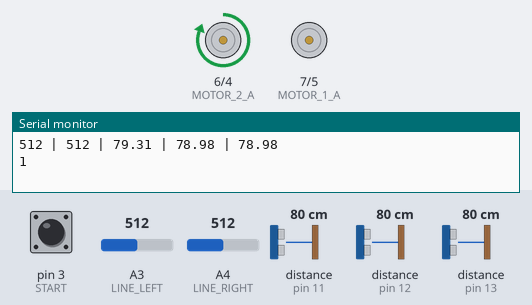
This program was run on a simulated Arduino Uno, built with avr-gcc and run on an emulated ATmega328P. On the bench: motor-driver pin pairs drawn as motors (green arrow = first pin HIGH = forward, orange = second pin HIGH = backward, longer = more drive), the last lines printed to the serial monitor. Wiring (inferred from the names in the program): 3 × ultrasonic range finder: trigger pin 8, echo pin 11 / trigger pin 9, echo pin 12 / trigger pin 10, echo pin 13. The test bench sets the inputs (shaded band); at power-on: distance to the obstacle (sensors on pin 12, pin 13, pin 11) 80 cm, pin 3 (START) HIGH, A3 (LINE_LEFT) = 512, A4 (LINE_RIGHT) = 512. The echo pulse lasts 58.3 µs per cm.

Above: at 4.2 s.
4.3 s: distance to the obstacle (sensor on pin 12) set to 23 cm
At 4.9 s:
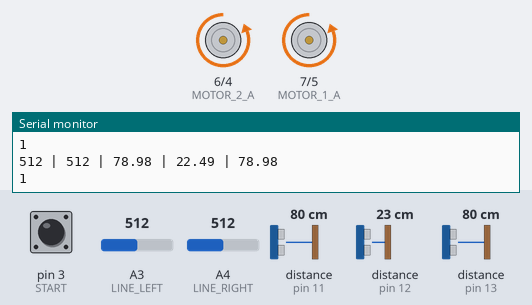
9.4 s: distance to the obstacle (sensor on pin 12) set to 18 cm
At 12.0 s:
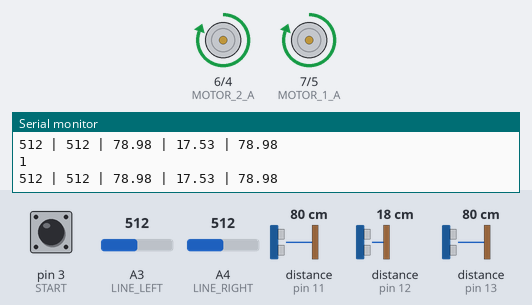
14.5 s: distance to the obstacle (sensor on pin 13) set to 22 cm
19.6 s: distance to the obstacle (sensor on pin 13) set to 19 cm
At 20.2 s:
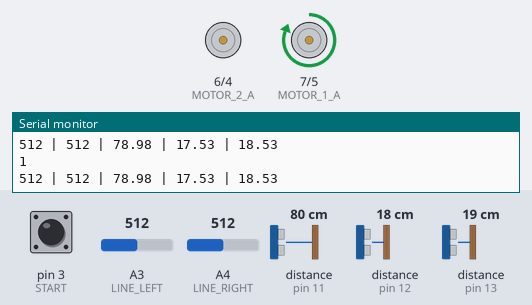
21.1 s: distance to the obstacle (sensor on pin 11) set to 23 cm
22.6 s: distance to the obstacle (sensor on pin 11) set to 18 cm
At 24.0 s:
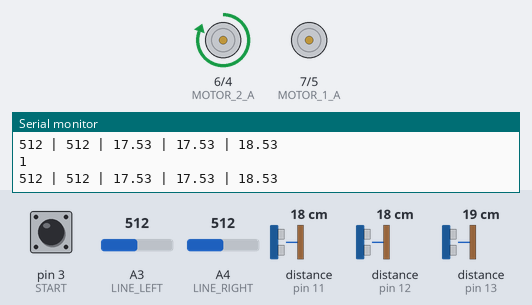
Timing chart, 0 to 25.1 s (numbered marks = the images above; inputs shaded):
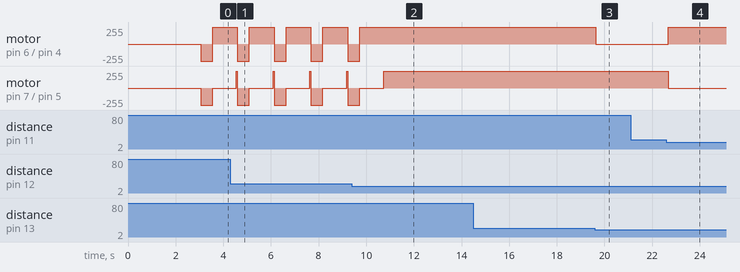

The program:

main.cpp
```cpp
#include <Arduino.h>
#include <math.h>
#include <limits.h>

int SPEED = 255;


const int TURNSPEED = 3;
const int BREADTH = 3;

#define MOTOR_1_B 5
#define MOTOR_2_B 4
#define MOTOR_2_A 6
#define MOTOR_1_A 7

bool start = false;

#define LINE_LEFT A3
#define LINE_RIGHT A4

#define DIST_LEFT_T 8
#define DIST_MID_T 9
#define DIST_RIGHT_T 10
#define DIST_LEFT_E 11
#define DIST_MID_E 12
#define DIST_RIGHT_E 13

#define START 3

const int uthresh = 20;

float readSensor(int trigPin, int echoPin) {
  long duration;
  float distance;
  digitalWrite(trigPin, LOW);
  delayMicroseconds(2);
  digitalWrite(trigPin, HIGH);
  delayMicroseconds(10);
  digitalWrite(trigPin, LOW);
  duration = pulseIn(echoPin, HIGH, 30000);
  //Serial.println(duration);
  if (duration == 0) {
    return INT_MAX;
  }
  distance = duration * 0.034 / 2.0;
  return distance;
}

void setup() {
  Serial.begin(9600);
  pinMode(MOTOR_1_A, OUTPUT);
  pinMode(MOTOR_1_B, OUTPUT);
  pinMode(MOTOR_2_A, OUTPUT);
  pinMode(MOTOR_2_B, OUTPUT);
  pinMode(LINE_LEFT, INPUT);
  pinMode(LINE_RIGHT, INPUT);
  pinMode(DIST_LEFT_T, OUTPUT);
  pinMode(DIST_MID_T, OUTPUT);
  pinMode(DIST_RIGHT_T, OUTPUT);
  pinMode(DIST_LEFT_E, INPUT);
  pinMode(DIST_MID_E, INPUT);
  pinMode(DIST_RIGHT_E, INPUT);
  pinMode(START, INPUT_PULLUP);
  //digitalWrite(POWER_1, HIGH);

  delay(3000);
  start = true;
}
void stop() {
  digitalWrite(MOTOR_2_A, LOW);  // Left motor forward (inverted)
  digitalWrite(MOTOR_2_B, LOW);

  digitalWrite(MOTOR_1_A, LOW);  // Right motor forward
  digitalWrite(MOTOR_1_B, LOW);
}

void forward() {
  digitalWrite(MOTOR_2_A, HIGH);  // Right motor forward (inverted)
  digitalWrite(MOTOR_2_B, LOW);

  digitalWrite(MOTOR_1_A, HIGH);  // Left motor forward
  digitalWrite(MOTOR_1_B, LOW);
}

void back() {
  digitalWrite(MOTOR_2_A, LOW);  // Left motor forward (inverted)
  digitalWrite(MOTOR_2_B, HIGH);

  digitalWrite(MOTOR_1_A, LOW);  // Right motor forward
  digitalWrite(MOTOR_1_B, HIGH);
}

void left() {
  digitalWrite(MOTOR_2_A, HIGH);  // Left motor forward (inverted)
  digitalWrite(MOTOR_2_B, LOW);

  digitalWrite(MOTOR_1_A, LOW);  // Right motor stop
  digitalWrite(MOTOR_1_B, LOW);
}

void right() {
  digitalWrite(MOTOR_2_A, LOW);  // Left motor stop
  digitalWrite(MOTOR_2_B, LOW);

  digitalWrite(MOTOR_1_A, HIGH);  // Right motor forward
  digitalWrite(MOTOR_1_B, LOW);
}


void loop() {
  //Serial.println(analogRead(LINE_LEFT));

  float dleft = readSensor(DIST_LEFT_T, DIST_LEFT_E);
  delay(10);
  float dmid = readSensor(DIST_MID_T, DIST_MID_E);
  delay(10);
  float dright = readSensor(DIST_RIGHT_T, DIST_RIGHT_E);
  delay(10);

  int lineLeft = analogRead(LINE_LEFT);
  int lineRight = analogRead(LINE_RIGHT);
  Serial.print(lineLeft);
  Serial.print(" | ");
  Serial.print(lineRight);
  Serial.print(" | ");
  Serial.print(dleft);
  Serial.print(" | ");
  Serial.print(dmid);
  Serial.print(" | ");
  Serial.println(dright);
  Serial.println(digitalRead(START));
  if (digitalRead(START) == HIGH) {


    // 1. Edge detection override
    // if (lineLeft < 550 || lineRight < 550) {
    //   stop();
    //   delay(5000);
    //   back();
    //   delay(500);
    //   return;
    // }

    // float dleft  = readSensor(DIST_LEFT_T, DIST_LEFT_E);
    // delay(50);
    // float dmid   = readSensor(DIST_MID_T, DIST_MID_E);
    // delay(50);
    // float dright = readSensor(DIST_RIGHT_T, DIST_RIGHT_E);

    // 2. RAM when very close
    // if (dmid > 0 && dmid < 10) {
    //   forward();
    //   delay(500);
    // }
    if(dleft <= uthresh){
      left();
    }
    else if(dright <= uthresh){
      right();
    }
    else{
      forward();
    }
    if (dmid > uthresh && (lineLeft < 550 || lineRight < 550))
    {
      back();
      delay(500);
      left();
      delay(1000);
      forward();
    }
  }

  else {
    stop();
  }
}
```

Measured:
- the behaviour switches between 21 and 20 cm on distance to the obstacle (sensor on pin 12) (found by bisection; images 1 and 2)
- the behaviour switches between 21 and 20 cm on distance to the obstacle (sensor on pin 13) (found by bisection; images 2 and 3)
- the behaviour switches between 21 and 20 cm on distance to the obstacle (sensor on pin 11) (found by bisection; images 3 and 4)
- after the input at 9.4 s, motor on pin 6 (MOTOR_2_A) / pin 4 (MOTOR_2_B): goes on until 9.7 s, then stays forward 255/255; motor on pin 7 (MOTOR_1_A) / pin 5 (MOTOR_1_B): goes on until 10.7 s, then stays forward 255/255
- after the input at 19.6 s, motor on pin 6 (MOTOR_2_A) / pin 4 (MOTOR_2_B): forward 255/255 → stopped at once
- after the input at 22.6 s, motor on pin 6 (MOTOR_2_A) / pin 4 (MOTOR_2_B): stopped → forward 255/255 after 0.07 s; motor on pin 7 (MOTOR_1_A) / pin 5 (MOTOR_1_B): forward 255/255 → stopped after 0.07 s
- by itself, motor on pin 6 (MOTOR_2_A) / pin 4 (MOTOR_2_B): alternates forward 255/255 for 1.0 s and backward 255/255 for 0.50 s
- by itself, motor on pin 7 (MOTOR_1_A) / pin 5 (MOTOR_1_B): repeats every 1.5 s: backward 255/255 0.50 s, stopped 1.0 s, forward 255/255 0.04 s
